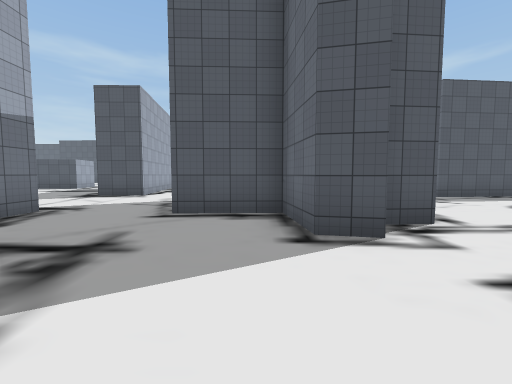
[1] (above)

24 first-person views from a walk through a Unity game level. The camera is 1.5 m above the floor, tilts 4° down and sees 90° across. The floor is counted in squares, 2 m on a side. Each view is taken from the middle of a square. On the plan, view 1 faces up. The plan holds only what a view shows up to about 9 squares ahead; the rest is blank. The place goes on beyond the plan. Some surface patterns are stand-ins.

[2]
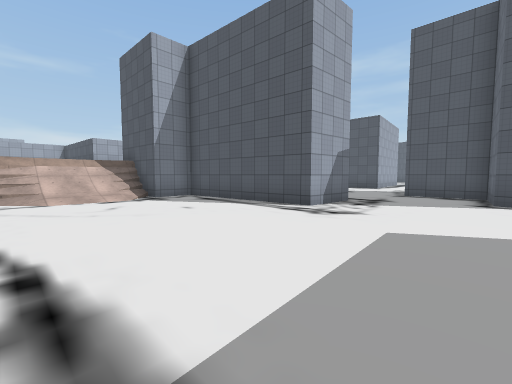

[3]
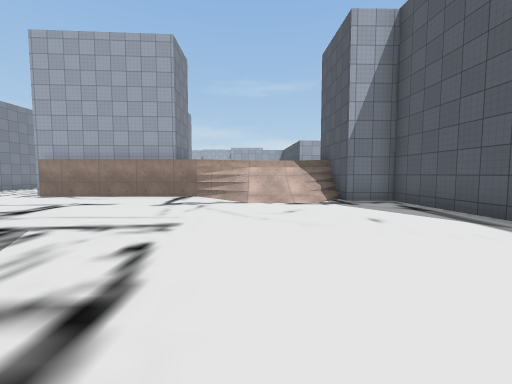

[4]
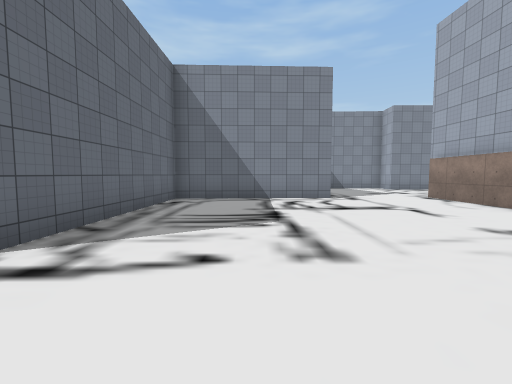

[5]
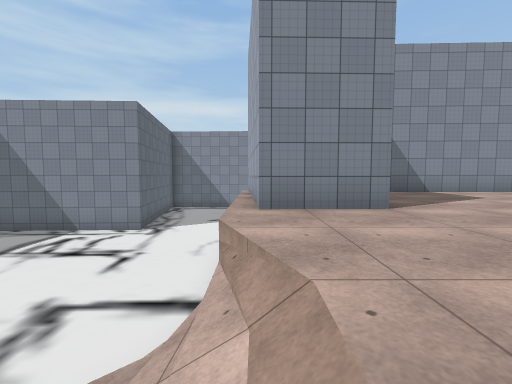

[6]
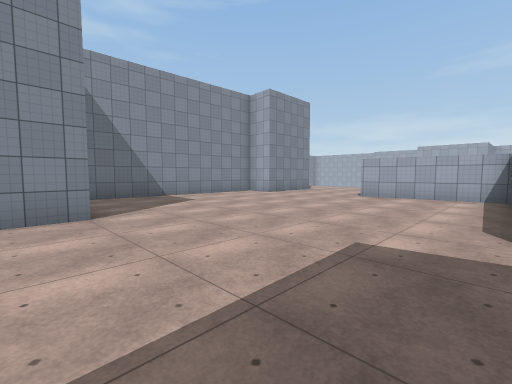

[7]
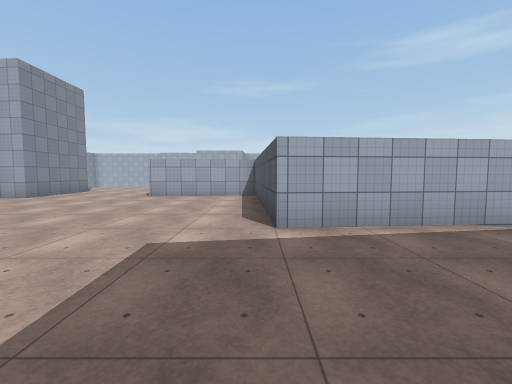

[8]
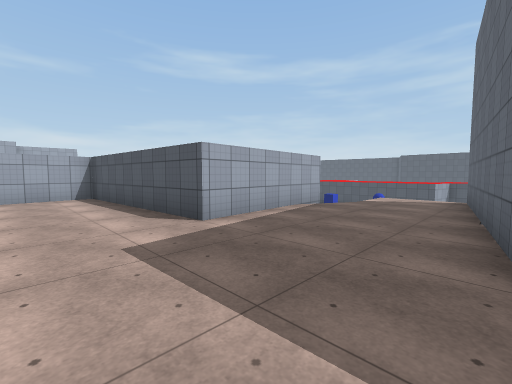

[9]
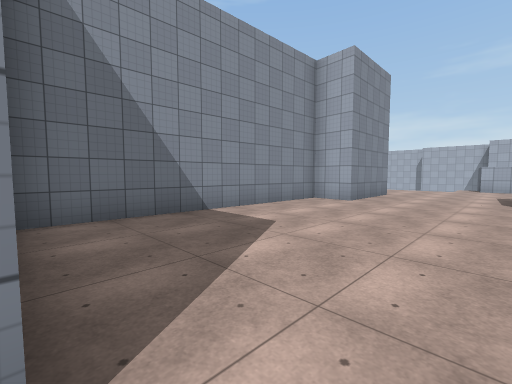

[10]
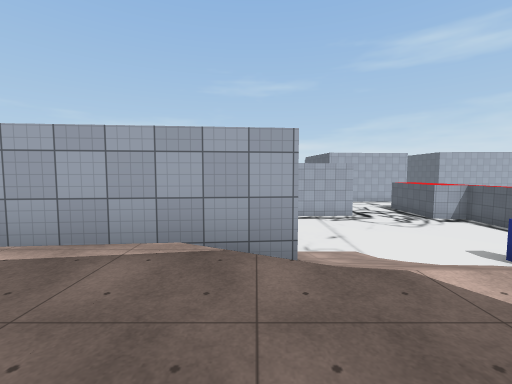

[11]
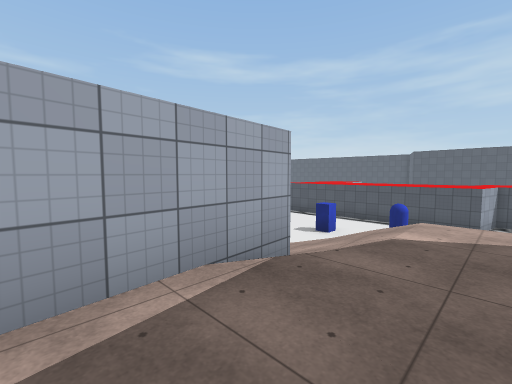

[12]
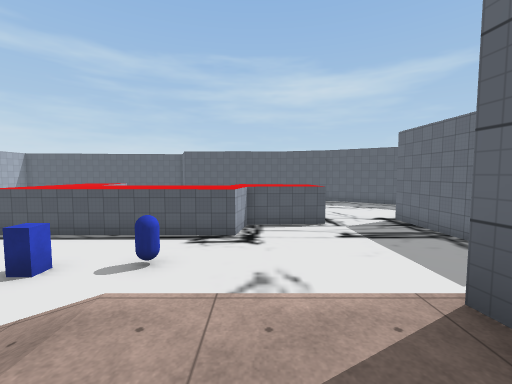

[13]
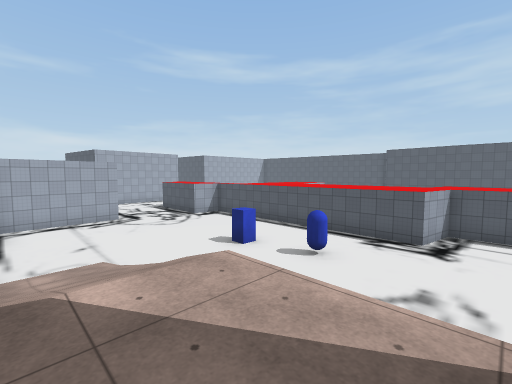

[14]
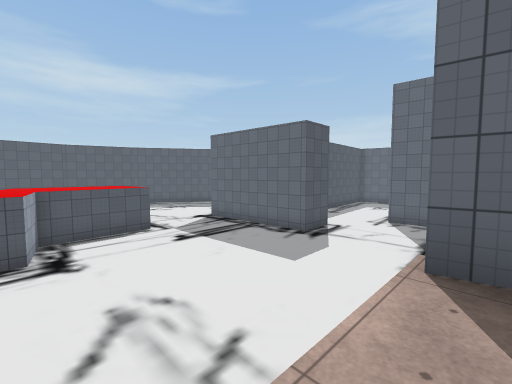

[15]
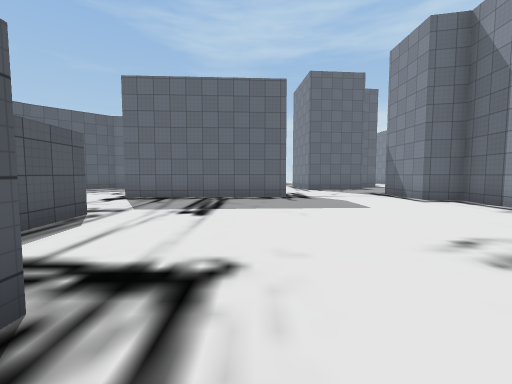

[16]
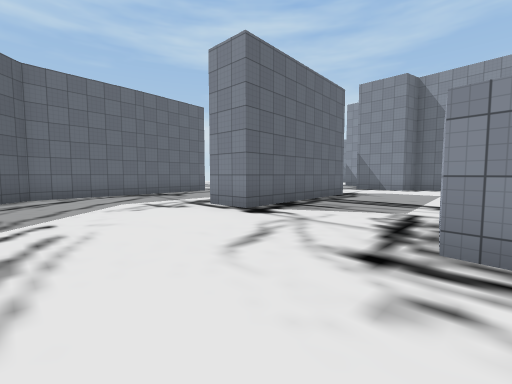

[17]
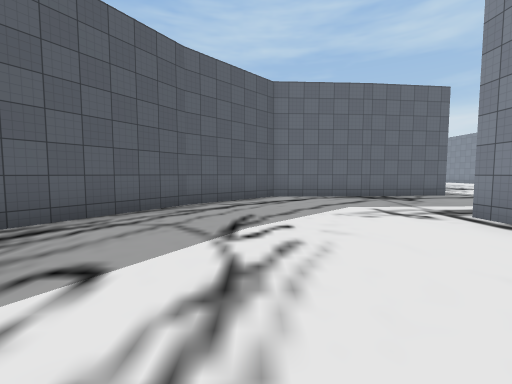

[18]
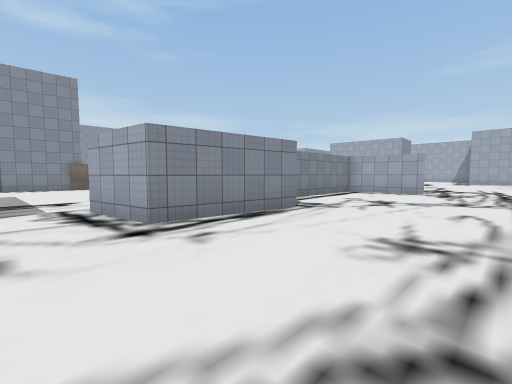

[19]
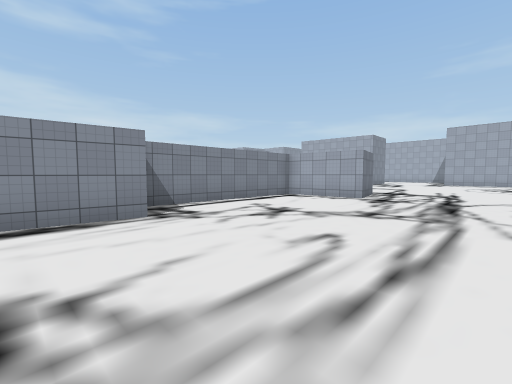

[20]
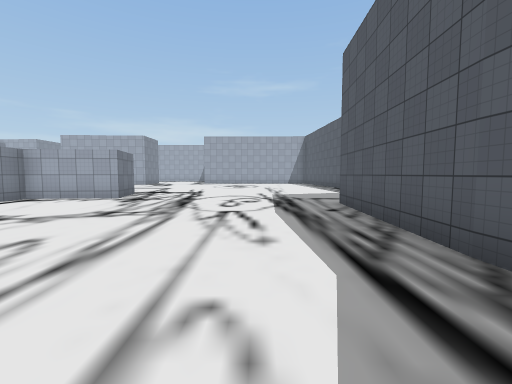

[21]
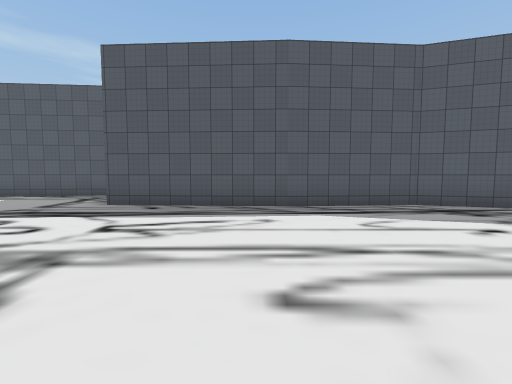

[22]
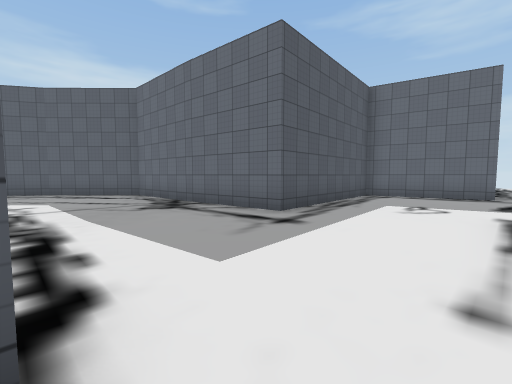

[23]
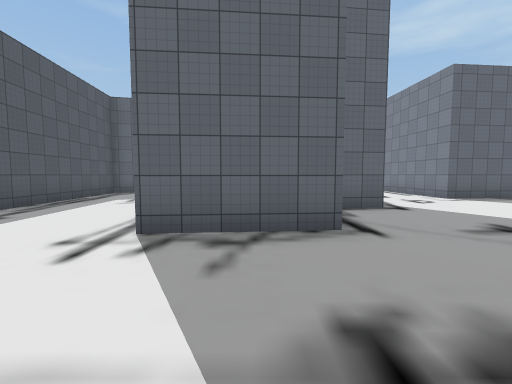

[24]
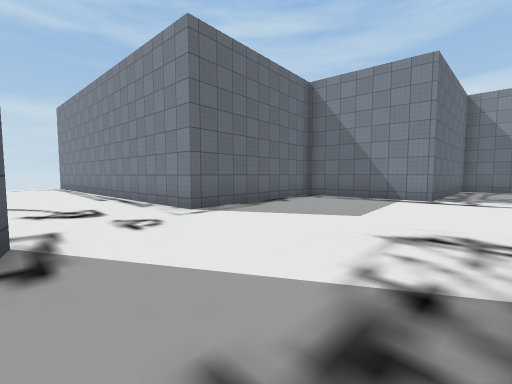

### Floor plan
Key: @ floor where view 1 was taken; # wall or solid block; . main floor; : floor 2.5 m higher than the main floor; / step, stairs or slope; ^ raised ledge; B blue block; C blue capsule.
Columns run from 21 left of view 1 to 7 right of it. Each row starts with its distance up from view 1.
 26 ###
 25 ...
 24 ...###
 23  ....#########
 22  ............   #
 21  ...........   .###
 20 ...........   ....##
 19 ...................##
 18 ....................##
 17  ....................#
 16  ##..................#
 15   #.....####.........#
 14   ##########....#....#
 13   ##########....#....#
 12  ########.......#....#######
 11  ...............#..........#
 10  ...............# .........#
  9  ......C........##.........##
  8  ...B........................
  7  ...................#     ...
  6 .......  ...........#    ...
  5 ...............##...### ...
  4 ..../////::######.....##..
  3 ..../////::#      ....#......
  2        #:::#      #..........
  1        #:::#     ##..........
  0        #:::# #####...@..#####
 -1     ####:::###..........#
 -2   ###:::::::///.........#
 -3   #:::::::::///.........#
 -4   #:::::::::///..........
 -5   #::::::::://.........##
 -6 :::::::::::::........###
 -7 ::::::::::###........#
 -8 ::::::::::  #........#
 -9  :::::::::  #........#
-10 #^##::::::  #........#
-11    ##########...######
-12             ....#

Where each view was taken, in squares from view 1:
view 1: 0 up, 0 right, facing up
view 2: 5 down, 1 right, facing up-left
view 3: 4 down, 0 right, facing left
view 4: 3 down, 3 left, facing down
view 5: 3 down, 9 left, facing down
view 6: 2 down, 10 left, facing down-left
view 7: 2 down, 10 left, facing left
view 8: 4 down, 10 left, facing up-left
view 9: 6 down, 11 left, facing down-left
view 10: 2 up, 11 left, facing left
view 11: 0 up, 12 left, facing up-left
view 12: 3 up, 12 left, facing up
view 13: 3 up, 11 left, facing up-left
view 14: 4 up, 13 left, facing up-right
view 15: 10 up, 14 left, facing right
view 16: 18 up, 10 left, facing down-right
view 17: 18 up, 9 left, facing right
view 18: 19 up, 8 left, facing down-left
view 19: 20 up, 11 left, facing down-left
view 20: 21 up, 11 left, facing left
view 21: 17 up, 14 left, facing up
view 22: 8 up, 4 left, facing up-right
view 23: 6 up, 5 left, facing right
view 24: 3 up, 2 left, facing down-right
